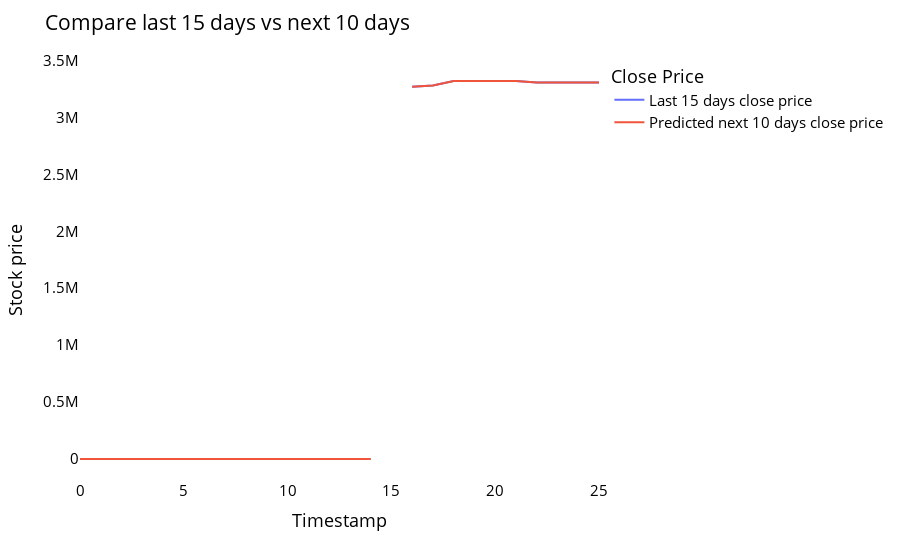

The code cell stored with this chart in its notebook:
### Code cell
temp_mat = np.empty((len(last_days)+pred_days+1,1))
temp_mat[:] = np.nan
temp_mat = temp_mat.reshape(1,-1).tolist()[0]

last_original_days_value = temp_mat
next_predicted_days_value = temp_mat

last_original_days_value[0:time_step+1] = scaler.inverse_transform(closeddf[len(closeddf)-time_step:]).reshape(1,-1).tolist()[0]
next_predicted_days_value[time_step+1:] = scaler.inverse_transform(np.array(lst_output).reshape(-1,1)).reshape(1,-1).tolist()[0]

names = cycle(['Last 15 days close price','Predicted next 10 days close price'])

new_pred_plot = pd.DataFrame({
    'last_original_days_value':last_original_days_value,
    'next_predicted_days_value':next_predicted_days_value
})

fig = px.line(new_pred_plot,x=new_pred_plot.index, y=[new_pred_plot['last_original_days_value'],
                                                      new_pred_plot['next_predicted_days_value']],
              labels={'value': 'Stock price','index': 'Timestamp'})
fig.update_layout(title_text='Compare last 15 days vs next 10 days',
                  plot_bgcolor='white', font_size=15, font_color='black',legend_title_text='Close Price')
fig.for_each_trace(lambda t:  t.update(name = next(names)))

fig.update_xaxes(showgrid=False)
fig.update_yaxes(showgrid=False)
fig.show()

### Figure 1 — Plotly figure (JSON) as saved in the notebook; plotly's stock layout.template omitted (floating-point values rounded to 4 significant figures)
{"data": [{"hovertemplate": "variable=last_original_days_value<br>Timestamp=%{x}<br>Stock price=%{y}<extra></extra>", "legendgroup": "last_original_days_value", "line": {"color": "#636efa", "dash": "solid"}, "marker": {"symbol": "circle"}, "mode": "lines", "name": "Last 15 days close price", "orientation": "v", "showlegend": true, "type": "scatter", "x": [0, 1, 2, 3, 4, 5, 6, 7, 8, 9, 10, 11, 12, 13, 14, 15, 16, 17, 18, 19, 20, 21, 22, 23, 24, 25], "xaxis": "x", "y": [749.7, 747.4, 729.9, 741.7, 748.0, 752.1, 751.2, 758.9, 759.2, 747.9, 759.2, 762.6, 770.7, 757.2, 742.4, null, 3268000.0, 3280000.0, 3319000.0, 3319000.0, 3319000.0, 3318000.0, 3306000.0, 3306000.0, 3306000.0, 3306000.0], "yaxis": "y"}, {"hovertemplate": "variable=next_predicted_days_value<br>Timestamp=%{x}<br>Stock price=%{y}<extra></extra>", "legendgroup": "next_predicted_days_value", "line": {"color": "#EF553B", "dash": "solid"}, "marker": {"symbol": "circle"}, "mode": "lines", "name": "Predicted next 10 days close price", "orientation": "v", "showlegend": true, "type": "scatter", "x": [0, 1, 2, 3, 4, 5, 6, 7, 8, 9, 10, 11, 12, 13, 14, 15, 16, 17, 18, 19, 20, 21, 22, 23, 24, 25], "xaxis": "x", "y": [749.7, 747.4, 729.9, 741.7, 748.0, 752.1, 751.2, 758.9, 759.2, 747.9, 759.2, 762.6, 770.7, 757.2, 742.4, null, 3268000.0, 3280000.0, 3319000.0, 3319000.0, 3319000.0, 3318000.0, 3306000.0, 3306000.0, 3306000.0, 3306000.0], "yaxis": "y"}], "layout": {"font": {"color": "black", "size": 15}, "legend": {"title": {"text": "Close Price"}, "tracegroupgap": 0}, "margin": {"t": 60}, "plot_bgcolor": "white", "title": {"text": "Compare last 15 days vs next 10 days"}, "xaxis": {"anchor": "y", "domain": [0, 1], "showgrid": false, "title": {"text": "Timestamp"}}, "yaxis": {"anchor": "x", "domain": [0, 1], "showgrid": false, "title": {"text": "Stock price"}}}}
